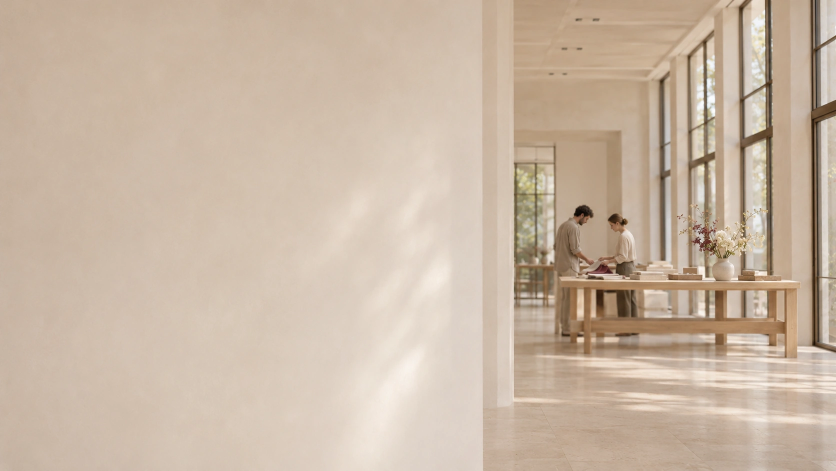
#> input picture Decoriya/website/assets/studio/studio-quiet-v61.webp, 1672 x 941 px (shown at 1/2 size)
$ python optimize-assets.py
#> lines starting #> are read from the running program, lines starting #| are printed output that depends on the picture
"""Build responsive delivery files; preserve the approved source images.

Optional --camera-render-dir points to the renderer's 48 PNGs per scene.
Dependencies: tools/requirements-assets.txt. This is a build tool, not runtime.
"""
import argparse
from pathlib import Path
from PIL import Image
from fontTools.ttLib import TTFont

parser = argparse.ArgumentParser()
parser.add_argument('--camera-render-dir', type=Path)
args = parser.parse_args()
root = Path(__file__).resolve().parents[1]
out = root/'assets/optimized'
out.mkdir(exist_ok=True)
photos = [
    ('room','assets/studio/studio-quiet-v61.webp',[(960,65),(1672,72)]),
    ('portrait','assets/generated/olesya-cutout.webp',[(640,78),(1148,82)]),
    ('desk','assets/studio/continuous-desk-v61.webp',[(960,65),(1920,72)]),
    ('hands','assets/studio/olesya-hands-v61.webp',[(640,78),(1148,82)]),
    ('materials','assets/studio/materials-wide-v6.webp',[(768,72),(1448,76)]),
    ('expert','assets/olesya-expert-v2.webp',[(640,72),(1122,76)]),
]
for name, source, variants in photos:
    image = Image.open(root/source)
#> image is the input picture: PIL image 1672x941 RGB; mean R, G, B 201.1, 182.4, 164
    for width, quality in variants:
        image.resize((width,round(image.height*width/image.width)),Image.Resampling.LANCZOS).save(out/f'{name}-{width}.webp',quality=quality,method=4)
#> this loop made 2 passes
#> pass 1, `image.resize((width,round(image.height*width/image.width)),Image.Resam..`:
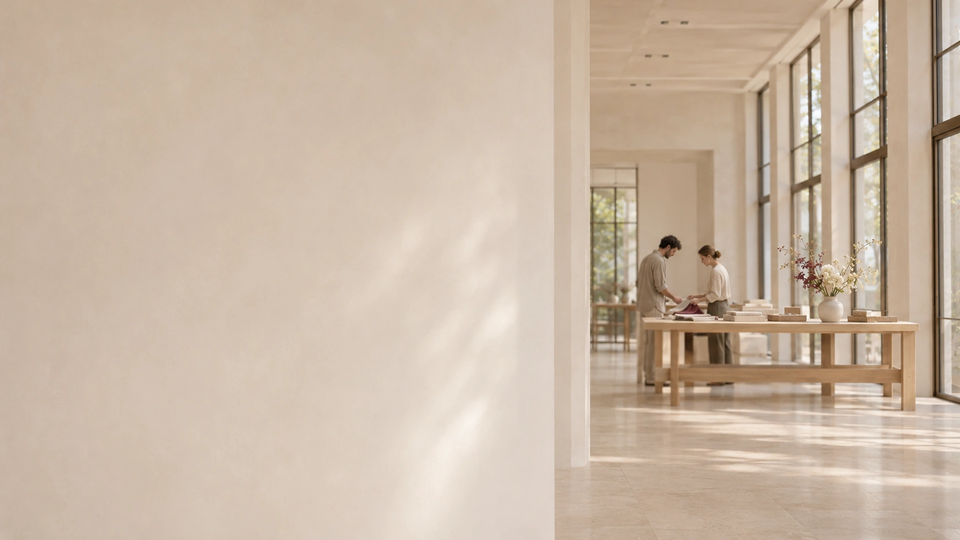
#> saved as room-960.webp: PIL image 960x540 RGB; mean R, G, B 201.1, 182.4, 164
#> (the run stopped early here; a loop or call above may not have finished)
